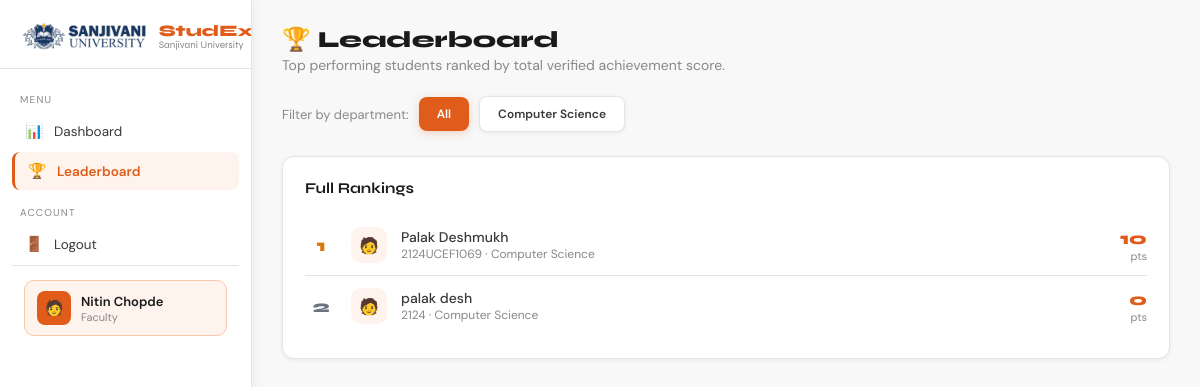
The page /leaderboard/ (signed in) on the database its author committed.
### spms/models.py (models this page shows, shortened)
class User(AbstractUser):
    ROLE_CHOICES = [
        ('student', 'Student'),
        ('faculty', 'Faculty'),
        ('admin', 'Admin'),
    ]
    role = models.CharField(max_length=10, choices=ROLE_CHOICES, default='student')
    enrollment_no = models.CharField(max_length=20, blank=True, null=True, unique=True)
    department = models.CharField(max_length=100, blank=True)
    phone = models.CharField(max_length=15, blank=True)
    profile_pic = models.ImageField(upload_to='profiles/', blank=True, null=True)
    def get_total_score(self):
        return sum(
            a.points_awarded for a in self.achievements.filter(status='approved')
        )

class Achievement(models.Model):
    CATEGORY_CHOICES = [
        ('hackathon', 'Hackathon'),
        ('research', 'Research Paper'),
        ('patent', 'Patent'),
        ('certificate', 'Certificate'),
    ]
    LEVEL_CHOICES = [
        ('international', 'International'),
        ('national', 'National'),
        ('state', 'State'),
        ('college', 'College'),
    ]
    RESULT_CHOICES = [
        ('winner', 'Winner'),
        ('runner_up', 'Runner Up'),
        ('participation', 'Participation'),
        ('published_indexed', 'Published (Indexed)'),
        ('published_conference', 'Published (Conference)'),
        ('granted', 'Granted'),
        ('filed', 'Filed'),
        ('premium', 'Premium (AWS/Google/MS)'),
        ('standard', 'Standard (NPTEL/Coursera)'),
    ]
    STATUS_CHOICES = [
        ('pending', 'Pending'),
        ('approved', 'Approved'),
        ('rejected', 'Rejected'),
    ]
    student = models.ForeignKey(
        User, on_delete=models.CASCADE, related_name='achievements',
        limit_choices_to={'role': 'student'}
    )
    title = models.CharField(max_length=200)
    category = models.CharField(max_length=20, choices=CATEGORY_CHOICES)
    level = models.CharField(max_length=20, choices=LEVEL_CHOICES, default='national')
    result = models.CharField(max_length=30, choices=RESULT_CHOICES)
    description = models.TextField(blank=True)
    proof_document = models.FileField(
        upload_to='proofs/',
        validators=[FileExtensionValidator(['pdf', 'jpg', 'jpeg', 'png'])],
        blank=True, null=True
    )
    date_of_achievement = models.DateField()
    submitted_at = models.DateTimeField(auto_now_add=True)
    status = models.CharField(max_length=10, choices=STATUS_CHOICES, default='pending')
    points_awarded = models.PositiveIntegerField(default=0)
    reviewed_by = models.ForeignKey(
        User, on_delete=models.SET_NULL, null=True, blank=True,
        related_name='reviewed_achievements', limit_choices_to={'role__in': ['faculty', 'admin']}
    )
    reviewed_at = models.DateTimeField(null=True, blank=True)
    faculty_remarks = models.TextField(blank=True)
    class Meta:
        ordering = ['-submitted_at']

### spms/views.py (the view)
# urls.py: path('leaderboard/', views.leaderboard, name='leaderboard'),
@login_required
def leaderboard(request):
    students = User.objects.filter(role='student', is_active=True)
    ranked = sorted(students, key=lambda u: u.get_total_score(), reverse=True)
    dept_filter = request.GET.get('dept', '')
    if dept_filter:
        ranked = [u for u in ranked if u.department == dept_filter]
    departments = students.values_list('department', flat=True).distinct()
    return render(request, 'spms/leaderboard.html', {
        'ranked': ranked,
        'departments': departments,
        'dept_filter': dept_filter,
    })

### spms/templates/spms/leaderboard.html (shortened to what this page needs)
{% extends 'spms/base.html' %}
{% block sidebar %}
<aside class="sidebar">
  <div class="sidebar-header"><div class="sidebar-logo"><img src="/static/spms/img/sanjivani_logo.jpeg" alt="Sanjivani"/><div class="logo-text"><span class="logo-main">StudExa</span><span class="logo-sub">Sanjivani University</span></div></div></div>
  <div class="sidebar-nav"><div class="sidebar-section">Menu</div>
  {% if request.user.role == 'student' %}
  <a class="nav-item" href="{% url 'student_dashboard' %}"><span class="ni">📊</span>Dashboard</a>
  <a class="nav-item" href="{% url 'my_submissions' %}"><span class="ni">📋</span>My Submissions</a>
  {% elif request.user.role == 'faculty' %}
  <a class="nav-item" href="{% url 'faculty_dashboard' %}"><span class="ni">📊</span>Dashboard</a>
  {% else %}
  <a class="nav-item" href="{% url 'admin_dashboard' %}"><span class="ni">📊</span>Dashboard</a>
  <a class="nav-item" href="{% url 'manage_users' %}"><span class="ni">👥</span>Manage Users</a>
  {% endif %}
  <a class="nav-item active" href="{% url 'leaderboard' %}"><span class="ni">🏆</span>Leaderboard</a>
  <div class="sidebar-section">Account</div>
  <a class="nav-item" href="{% url 'logout' %}"><span class="ni">🚪</span>Logout</a>
  <div class="sidebar-bottom">
    <div class="user-chip">
      <div class="user-av">🧑</div>
      <div>
        <div class="user-name">{{ request.user.get_full_name|default:request.user.username }}</div>
        <div class="user-role">{{ request.user.get_role_display }}</div>
      </div>
    </div>
  </div>
</aside>
{% endblock %}
{% block content %}
<div class="page-header">
  <h1>🏆 Leaderboard</h1>
  <p>Top performing students ranked by total verified achievement score.</p>
</div>
<form method="get" style="display:flex;gap:10px;margin-bottom:24px;flex-wrap:wrap;align-items:center">
  <span style="color:var(--muted);font-size:13px">Filter by department:</span>
  <a href="{% url 'leaderboard' %}" class="btn {% if not dept_filter %}btn-primary{% else %}btn-outline{% endif %}" style="font-size:12px">All</a>
  {% for dept in departments %}
  <a href="?dept={{ dept }}" class="btn {% if dept_filter == dept %}btn-primary{% else %}btn-outline{% endif %}" style="font-size:12px">{{ dept }}</a>
  {% endfor %}
</form>
<div class="card">
  <div class="card-title">Full Rankings</div>
  {% for student in ranked %}
  <div class="lb-item" {% if student == request.user %}style="background:rgba(79,142,247,0.05);border-radius:10px;padding:12px;margin:-12px -4px"{% endif %}>
    <div class="lb-rank {% if forloop.counter == 1 %}gold{% elif forloop.counter == 2 %}silver{% elif forloop.counter == 3 %}bronze{% endif %}">{{ forloop.counter }}</div>
    <div class="lb-av">🧑</div>
    <div style="flex:1">
      <div style="font-size:14px;font-weight:500">
        {{ student.get_full_name }}
      </div>
      <div style="font-size:12px;color:var(--muted)">{{ student.enrollment_no }} · {{ student.department }}</div>
    </div>
    <div style="text-align:right">
      <div class="lb-pts">{{ student.get_total_score }}</div>
      <div style="font-size:11px;color:var(--muted)">pts</div>
    </div>
  </div>
  {% empty %}
  <div style="text-align:center;padding:40px;color:var(--muted)">No students on the leaderboard yet.</div>
  {% endfor %}
</div>
{% endblock %}

### spms/templates/spms/base.html (style rules this page uses)
:root { --bg:#f8f8f8;--surface:#ffffff;--surface2:#fff3ed; --orange:#e05c1a;--orange-dark:#c44d12;--orange-light:#fff3ed;--orange-border:#f5c9aa; --gold:#d97706;--green:#059669;--red:#dc2626; --text:#1a1a1a;--text2:#3a3a3a;--muted:#888888;--border:#e5e5e5; --font-head:'Syne',sans-serif;--font-body:'DM Sans',sans-serif; --sidebar:252px; --shadow:0 1px 4px rgba(0,0,0,0.07); --shadow-md:0 4px 18px rgba(224,92,26,0.12); }
*,*::before,*::after { box-sizing:border-box;margin:0;padding:0 }
html { scroll-behavior:smooth }
body { background:var(--bg);color:var(--text2);font-family:var(--font-body);font-size:15px;min-height:100vh }
a { text-decoration:none;color:inherit }
.sidebar { width:var(--sidebar);background:#ffffff;border-right:1px solid var(--border);display:flex;flex-direction:column;position:fixed;height:100vh;z-index:50;overflow-y:auto;box-shadow:2px 0 12px rgba(0,0,0,0.05) }
.sidebar-header { padding:18px 20px 14px;border-bottom:1px solid var(--border) }
.sidebar-logo { font-family:var(--font-head);font-weight:800;font-size:20px;display:flex;align-items:center;gap:10px;color:var(--text) }
.sidebar-logo img { height:36px;width:auto;object-fit:contain }
.sidebar-logo .logo-text { display:flex;flex-direction:column;line-height:1 }
.sidebar-logo .logo-main { font-size:16px;font-weight:800;color:var(--orange) }
.sidebar-logo .logo-sub { font-size:10px;color:var(--muted);font-weight:400;margin-top:1px }
.sidebar-nav { padding:8px 12px;flex:1 }
.sidebar-section { font-size:10px;letter-spacing:0.12em;text-transform:uppercase;color:var(--muted);margin:16px 8px 6px }
.nav-item { display:flex;align-items:center;gap:10px;padding:9px 12px;border-radius:8px;font-size:13.5px;color:var(--text2);cursor:pointer;transition:all 0.15s;margin-bottom:2px }
.nav-item.active { background:var(--orange-light);color:var(--orange);font-weight:600;border-left:3px solid var(--orange) }
.nav-item .ni { font-size:15px;width:20px;text-align:center;flex-shrink:0 }
.sidebar-bottom { margin-top:auto;padding:14px 12px;border-top:1px solid var(--border) }
.user-chip { display:flex;align-items:center;gap:10px;padding:10px 12px;border-radius:10px;background:var(--orange-light);border:1px solid var(--orange-border);transition:all 0.15s;cursor:pointer }
.user-av { width:34px;height:34px;border-radius:8px;flex-shrink:0;background:var(--orange);display:flex;align-items:center;justify-content:center;font-size:15px }
.user-name { font-size:13px;font-weight:600;color:var(--text);white-space:nowrap;overflow:hidden;text-overflow:ellipsis }
.user-role { font-size:11px;color:var(--muted) }
.page-header { margin-bottom:22px }
.page-header h1 { font-family:var(--font-head);font-size:23px;font-weight:800;color:var(--text) }
.page-header p { color:var(--muted);font-size:14px;margin-top:3px }
.card { background:#fff;border:1px solid var(--border);border-radius:12px;padding:22px;box-shadow:var(--shadow) }
.card-title { font-family:var(--font-head);font-size:15px;font-weight:700;margin-bottom:18px;display:flex;align-items:center;justify-content:space-between;color:var(--text) }
.btn { display:inline-flex;align-items:center;gap:6px;padding:9px 18px;border-radius:8px;font-size:13px;font-weight:600;cursor:pointer;border:none;transition:all 0.15s }
.btn-primary { background:var(--orange);color:#fff;box-shadow:0 2px 8px rgba(224,92,26,0.25) }
.btn-outline { background:#fff;color:var(--text2);border:1px solid var(--border);box-shadow:var(--shadow) }
.lb-item { display:flex;align-items:center;gap:14px;padding:12px 0;border-bottom:1px solid var(--border) }
.lb-item:last-child { border-bottom:none }
.lb-rank { font-family:var(--font-head);font-size:17px;font-weight:800;width:32px;text-align:center;color:var(--muted) }
.lb-rank.gold { color:#d97706 }
.lb-rank.silver { color:#6b7280 }
.lb-av { width:36px;height:36px;border-radius:10px;background:var(--orange-light);display:flex;align-items:center;justify-content:center;font-size:16px }
.lb-pts { font-family:var(--font-head);font-weight:800;font-size:17px;color:var(--orange) }

### rows shown on the page
User: user.get_full_name "Nitin Chopde", user.role "Faculty"
User: get_full_name "Palak Deshmukh", enrollment_no "2124UCEF1069", department "Computer Science", get_total_score "10"
User: get_full_name "palak desh", enrollment_no "2124", department "Computer Science", get_total_score "0"

### other values the page prints
{{ dept }} "Computer Science"
